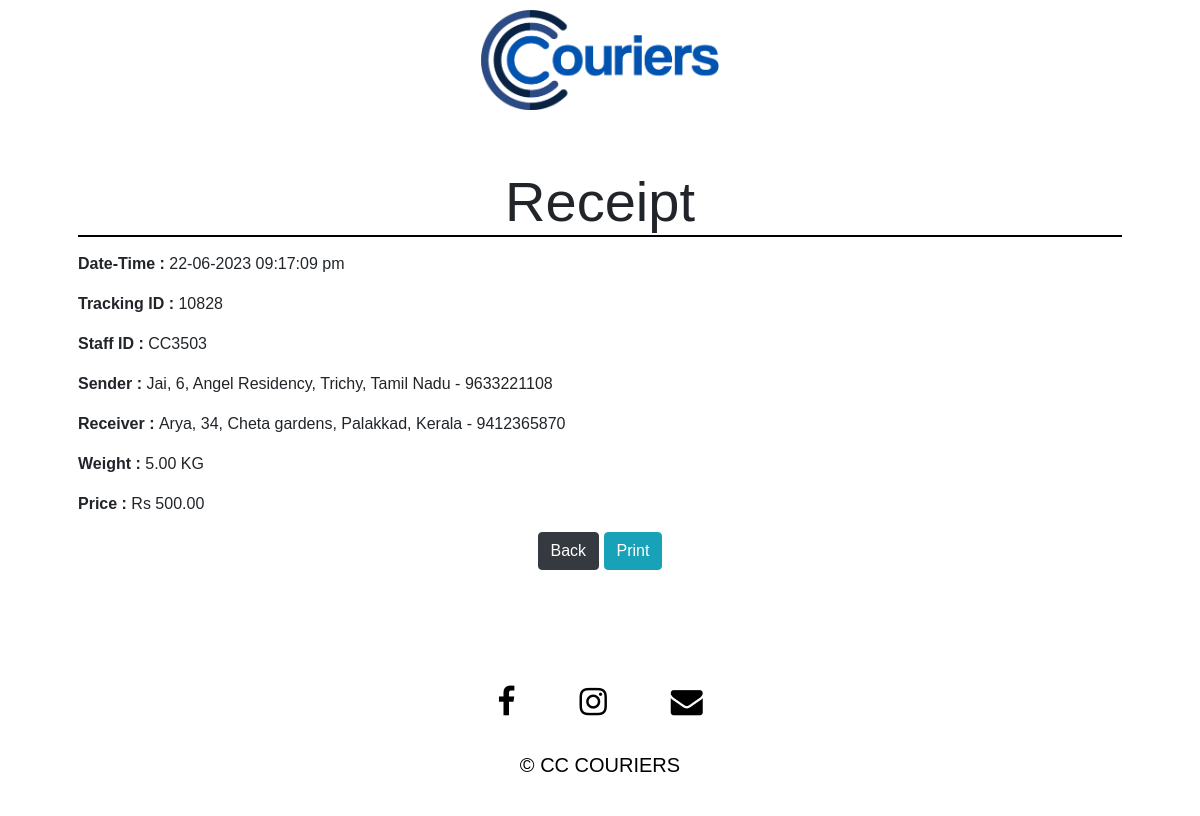
Page /receipt.php on the committed database.
### tables this page shows
CREATE TABLE `parcel` (
  `TrackingID` int(11) NOT NULL,
  `StaffID` varchar(30) NOT NULL,
  `S_Name` varchar(30) NOT NULL,
  `S_Add` varchar(50) NOT NULL,
  `S_City` varchar(20) NOT NULL,
  `S_State` varchar(20) NOT NULL,
  `S_Contact` bigint(20) NOT NULL,
  `R_Name` varchar(30) NOT NULL,
  `R_Add` varchar(50) NOT NULL,
  `R_City` varchar(20) NOT NULL,
  `R_State` varchar(20) NOT NULL,
  `R_Contact` bigint(20) NOT NULL,
  `Weight_Kg` decimal(10,2) NOT NULL,
  `Price` decimal(10,2) NOT NULL,
  `Dispatched_Time` timestamp NOT NULL DEFAULT CURRENT_TIMESTAMP
);

### receipt.php (the view, shortened to what this page needs)
<?php
    include("db_connect.php");
    $date = date('d-m-Y');
    $time = date('h:i:s a');
    $sql = "SELECT * FROM parcel ORDER BY TrackingID DESC LIMIT 1";
    $result = mysqli_query($conn, $sql);
    if(mysqli_num_rows($result) > 0){
        $order = mysqli_fetch_assoc($result);
    }else{
        echo 'Data fetch Error : '.mysqli_error($conn);
    }
?>
<!DOCTYPE html>
<html>
    <head>
        <link rel="stylesheet" href="style/bootstrap.css">
        <link rel="stylesheet" href="style/index_styles.css">
        <link rel="stylesheet" href="https://cdnjs.cloudflare.com/ajax/libs/font-awesome/4.7.0/css/font-awesome.min.css">
    </head>
    <body style="font-family: Arial, Helvetica, sans-serif;">
        <div ><img src="Images/logo.png" id="logo" style="height: 100px !important; margin-top: 10px !important;"  ></div>
        <div class="container p-5"  style="background-color: rgba(255, 255, 255, 0.7); margin-top: 10px !important">
            <h2 class="display-4 text-center" style="border-bottom: 2px solid black; margin-bottom:15px !important;">Receipt</h2>
            <p><span class="font-weight-bold">Date-Time : </span><?php echo $date.'  '.$time; ?> </p>
            <p><span class="font-weight-bold">Tracking ID : </span><?php echo $order['TrackingID']; ?> </p>
            <p> <span class="font-weight-bold">Staff ID : </span> <?php echo $order['StaffID']; ?> </p>
            <p><span class="font-weight-bold">Sender : </span> <?php echo $order['S_Name'].', '.$order['S_Add'].', '.$order['S_City'].', '.$order['S_State'].' - '.$order['S_Contact']; ?> </p>
            <p><span class="font-weight-bold">Receiver : </span><?php echo $order['R_Name'].', '.$order['R_Add'].', '.$order['R_City'].', '.$order['R_State'].' - '.$order['R_Contact']; ?></p>
            <p><span class="font-weight-bold">Weight : </span><?php echo $order['Weight_Kg'].' KG'; ?> </p>
            <p><span class="font-weight-bold">Price : </span><?php echo 'Rs '.$order['Price']; ?> </p>
            <form method="POST" action="" class="text-center">
                <input type="submit" name="back" value="Back" class="btn btn-dark">
                <input type="submit" name="print" value="Print" class="btn btn-info" onclick="window.print()">
            </form>
        </div>
        <div class="container-fluid text-center mt-5" style="background-color: rgba(255, 255, 255, 0.7); padding: 20px; position: relative;">
            <div class="i-bar" style="display: flex; flex-direction: row; flex-wrap: wrap; justify-content:center; margin-bottom: 2em;">
                <a class="fa fa-facebook " href="#" style="border: none; text-decoration: none;  margin: 0em 1em; color:black; font-size: xx-large;"></a>
                <a class="fa fa-instagram" href="#" style="border: none; text-decoration: none;  margin: 0em 1em; color:black; font-size: xx-large;"></a>
                <a class="fa fa-envelope " href="#" style="border: none; text-decoration: none;  margin: 0em 1em; color:black; font-size: xx-large;"></a>
            </div>
            <p class="credit" style="font-size: 20px; font-stretch: 3px; text-align: center; color: black;">© CC COURIERS</p>
        </div>
    </body>
</html>

### style/index_styles.css (style rules this page uses)
body, html { margin: 0; height: 100%; background-image: url('../Images/bbg2.jpeg'); background-position: center; background-repeat: no-repeat; background-size: cover; overflow-x: hidden; position: relative; z-index: -99; font-family: Arial, Helvetica, sans-serif !important; }
#logo { height: 100px !important; width: auto; margin: 0 auto; display: block; text-align: center; z-index: 9; }

### rows in the picture
parcel: TrackingID "10828", StaffID "CC3503", S_Name "Jai", S_Add "6, Angel Residency", S_City "Trichy", S_State "Tamil Nadu", S_Contact "9633221108", R_Name "Arya", R_Add "34, Cheta gardens", R_City "Palakkad", R_State "Kerala", R_Contact "9412365870", Weight_Kg "5.00", Price "500.00"
